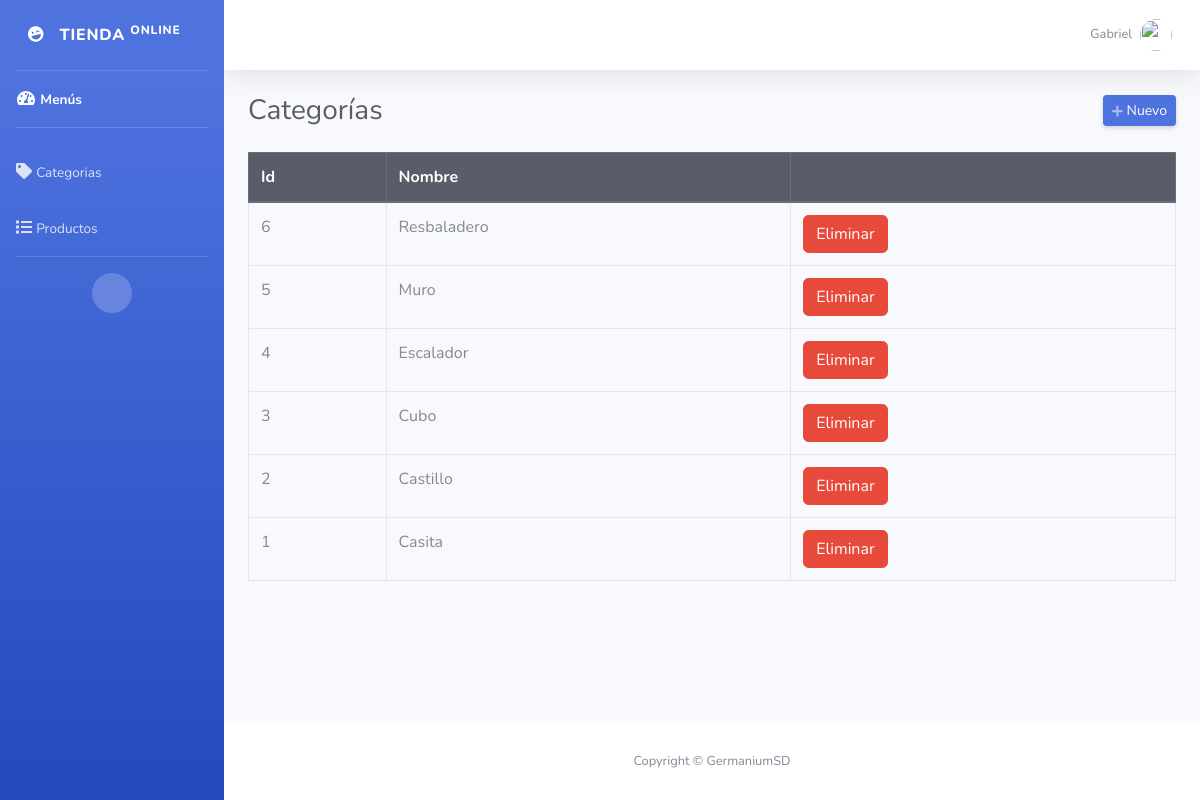
/admin/categorias.php (signed in), run on the app's committed database.
### tables this page shows
CREATE TABLE `categorias` (
  `id` int NOT NULL AUTO_INCREMENT,
  `categoria` varchar(50) NOT NULL,
  PRIMARY KEY (`id`)
);

### admin/categorias.php (the view, shortened to what this page needs)
<?php
require_once "../config/conexion.php";
include("includes/header.php");
?>
<div class="d-sm-flex align-items-center justify-content-between mb-4">
    <h1 class="h3 mb-0 text-gray-800">Categorías</h1>
    <a href="#" class="d-none d-sm-inline-block btn btn-sm btn-primary shadow-sm" id="abrirCategoria"><i class="fas fa-plus fa-sm text-white-50"></i> Nuevo</a>
</div>
<div class="row">
    <div class="col-md-12">
        <div class="table-responsive">
            <table class="table table-hover table-bordered" style="width: 100%;">
                <thead class="thead-dark">
                    <tr>
                        <th>Id</th>
                        <th>Nombre</th>
                        <th></th>
                    </tr>
                </thead>
                <tbody>
                    <?php
                    $query = $pdo->query("SELECT * FROM categorias ORDER BY id DESC");
                    while ($data = $query->fetch(PDO::FETCH_ASSOC)) { ?>
                        <tr>
                            <td><?php echo $data['id']; ?></td>
                            <td><?php echo $data['categoria']; ?></td>
                            <td>
                                <form method="post" action="eliminar.php?accion=cli&id=<?php echo $data['id']; ?>" class="d-inline eliminar">
                                    <button class="btn btn-danger" type="submit">Eliminar</button>
                                </form>
                            </td>
                        </tr>
                    <?php } ?>
                </tbody>
            </table>
        </div>
    </div>
</div>
<?php include("includes/footer.php"); ?>

### data on the page
categorias: id "6", categoria "Resbaladero"
categorias: id "5", categoria "Muro"
categorias: id "4", categoria "Escalador"
categorias: id "3", categoria "Cubo"
categorias: id "2", categoria "Castillo"
categorias: id "1", categoria "Casita"

### other printed values
$_SESSION['nombre'] "Gabriel"
